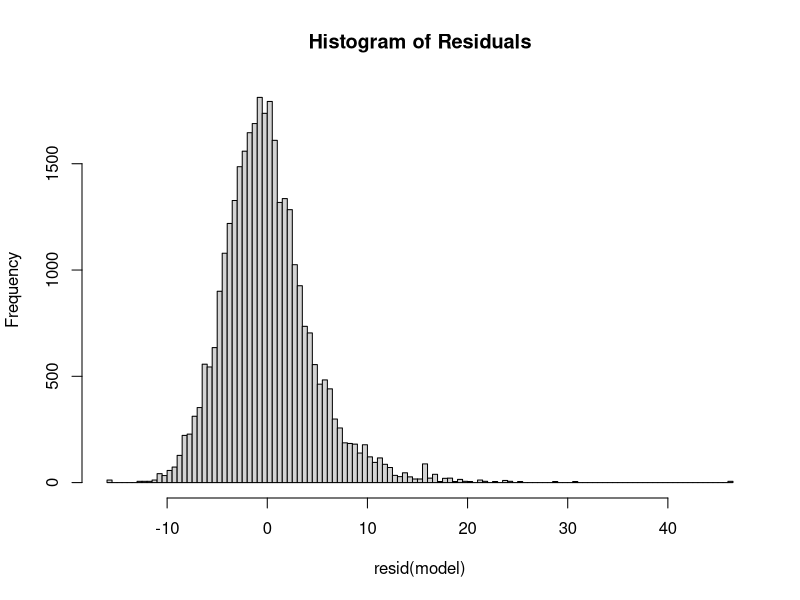
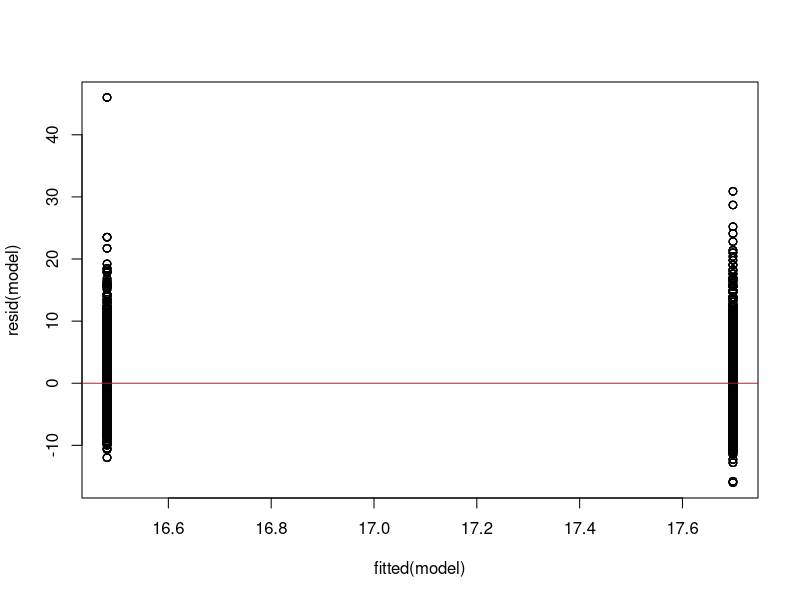

R code for these plots, in order:
## ---- chunk 1
library(tidyverse)
## ---- chunk 2
cleaned_data = read_csv("cleaned_data.csv")
cleaned_data
## ---- chunk 3
train_data  = 
  cleaned_data |>
  select(year, sex, grade_level, 
         number_overweight, percent_overweight,
         number_obese, percent_obese, 
         number_overweight_or_obese, percent_overweight_or_obese,
         number_healthy_weight, percent_healthy_weight) |>
  mutate(sex = ifelse(sex=="FEMALE", 0, 1), 
         grade_level = ifelse(grade_level=="ELEMENTARY", 0, 1))

train_data
## ---- chunk 4
model <- lm(percent_overweight ~ sex, data = train_data)
hist(resid(model), breaks = "FD", main = "Histogram of Residuals")
## ---- chunk 5
plot(fitted(model), resid(model))
abline(h = 0, col = "red")
## ---- chunk 6
sex_slr = lm(percent_overweight ~ sex, data=train_data) |> broom::tidy()

knitr::kable(sex_slr)
## ---- chunk 7

